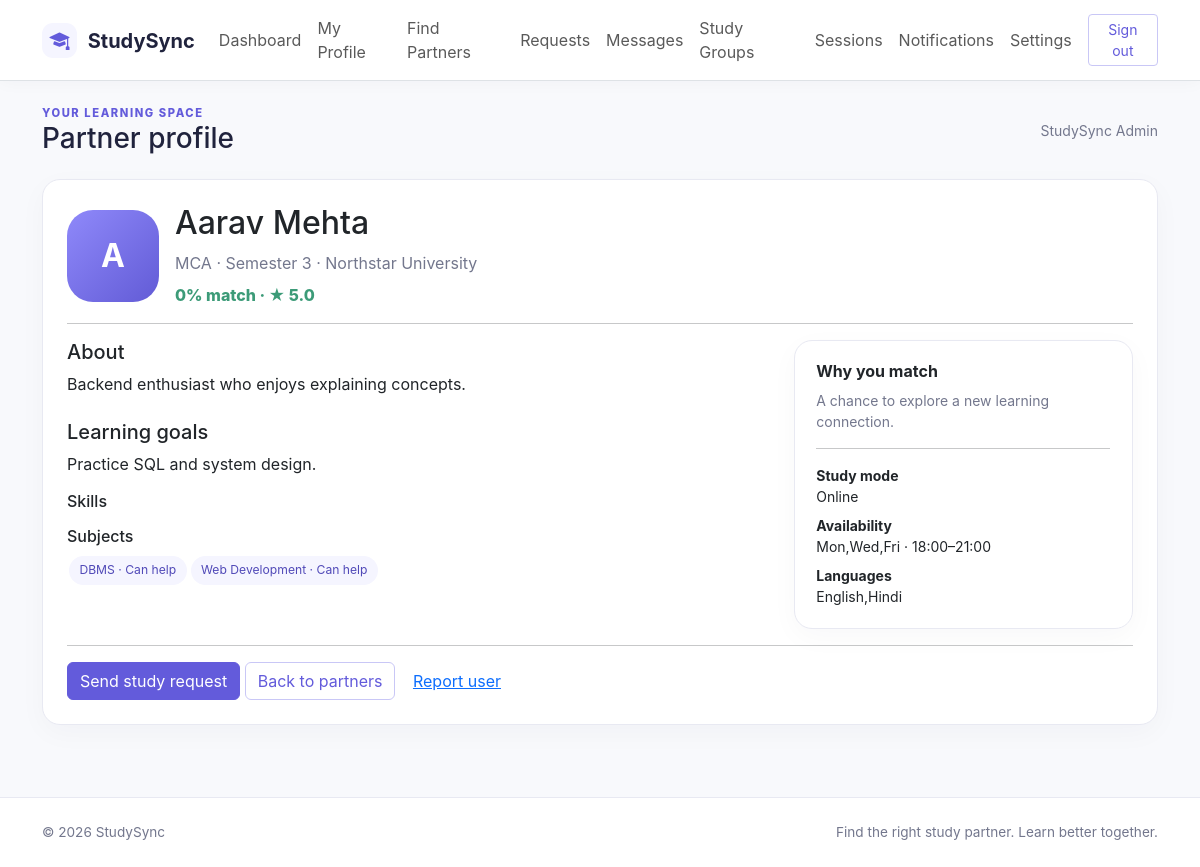
Page /student/partner-details.php?id=2 (signed in) on the committed database.
### tables this page shows
CREATE TABLE users(id BIGINT UNSIGNED AUTO_INCREMENT PRIMARY KEY,name VARCHAR(120) NOT NULL,email VARCHAR(190) NOT NULL UNIQUE,password VARCHAR(255) NOT NULL,role ENUM('student','admin') NOT NULL DEFAULT 'student',status ENUM('active','inactive') NOT NULL DEFAULT 'active',created_at TIMESTAMP NOT NULL DEFAULT CURRENT_TIMESTAMP,updated_at TIMESTAMP NOT NULL DEFAULT CURRENT_TIMESTAMP ON UPDATE CURRENT_TIMESTAMP,INDEX(role,status));

CREATE TABLE student_profiles(user_id BIGINT UNSIGNED PRIMARY KEY,college VARCHAR(180) NOT NULL DEFAULT '',course VARCHAR(120) NOT NULL DEFAULT '',semester TINYINT UNSIGNED NULL,about TEXT NULL,learning_goals TEXT NULL,study_mode ENUM('Online','Offline','Both') NULL,availability_days VARCHAR(100) NULL,start_time TIME NULL,end_time TIME NULL,languages VARCHAR(180) NULL,avatar VARCHAR(255) NULL,FOREIGN KEY(user_id) REFERENCES users(id) ON DELETE CASCADE);

CREATE TABLE user_subjects(user_id BIGINT UNSIGNED NOT NULL,subject_id INT UNSIGNED NOT NULL,intent ENUM('help','want') NOT NULL,PRIMARY KEY(user_id,subject_id,intent),FOREIGN KEY(user_id) REFERENCES users(id) ON DELETE CASCADE,FOREIGN KEY(subject_id) REFERENCES subjects(id));

### config/database.php (called while the page is built, shortened)
<?php
function db(): PDO {
    static $pdo;
    if (!$pdo) {
        $pdo = new PDO('mysql:host='.DB_HOST.';dbname='.DB_NAME.';charset=utf8mb4', DB_USER, DB_PASS, [PDO::ATTR_ERRMODE=>PDO::ERRMODE_EXCEPTION, PDO::ATTR_DEFAULT_FETCH_MODE=>PDO::FETCH_ASSOC, PDO::ATTR_EMULATE_PREPARES=>false]);
    }
    return $pdo;
}

### student/partner-details.php (the view)
<?php require_once __DIR__.'/../includes/functions.php';$u=require_login();$id=(int)($_GET['id']??0);if($id===(int)$u['id'])go('profile.php');$q=db()->prepare("SELECT u.id,u.name,p.* FROM users u JOIN student_profiles p ON p.user_id=u.id WHERE u.id=? AND u.status='active'");$q->execute([$id]);$p=$q->fetch();if(!$p){http_response_code(404);exit('Student not found');}$m=match_info((int)$u['id'],$id);$skills=db()->prepare('SELECT s.name FROM user_skills x JOIN skills s ON s.id=x.skill_id WHERE x.user_id=?');$skills->execute([$id]);$subs=db()->prepare('SELECT s.name,x.intent FROM user_subjects x JOIN subjects s ON s.id=x.subject_id WHERE x.user_id=?');$subs->execute([$id]);page_start('Partner profile'); ?><div class="card"><div class="card-body p-4"><div class="d-flex gap-3 align-items-center"><div class="avatar avatar-lg"><?= e(mb_substr($p['name'],0,1)) ?></div><div><h2><?= e($p['name']) ?></h2><p class="text-secondary mb-0"><?= e($p['course']) ?> · Semester <?= e($p['semester']) ?> · <?= e($p['college']) ?></p><div class="match mt-2"><?= $m['score'] ?>% match · ★ <?= e(rating_avg($id)) ?></div></div></div><hr><div class="row"><div class="col-lg-8"><h3 class="h5">About</h3><p><?= nl2br(e($p['about']?:'No introduction added yet.')) ?></p><h3 class="h5 mt-4">Learning goals</h3><p><?= nl2br(e($p['learning_goals']?:'Not added yet.')) ?></p><h3 class="h6">Skills</h3><?php foreach($skills as $x)echo tag($x['name']); ?><h3 class="h6 mt-3">Subjects</h3><?php foreach($subs as $x)echo tag($x['name'].' · '.($x['intent']==='help'?'Can help':'Wants to learn')); ?></div><div class="col-lg-4"><div class="card"><div class="card-body"><h3 class="h6 fw-bold">Why you match</h3><?php if($m['why']):foreach($m['why'] as $w): ?><div class="small py-1"><i class="bi bi-check-circle-fill text-success"></i> <?= e($w) ?></div><?php endforeach;else: ?><p class="small text-secondary">A chance to explore a new learning connection.</p><?php endif ?><hr><div class="small"><strong>Study mode</strong><br><?= e($p['study_mode']?:'Not set') ?><br><strong class="d-block mt-2">Availability</strong><?= e($p['availability_days']?:'Not set') ?> <?= $p['start_time']?' · '.e(substr($p['start_time'],0,5)).'–'.e(substr($p['end_time'],0,5)):'' ?><br><strong class="d-block mt-2">Languages</strong><?= e($p['languages']?:'Not set') ?></div></div></div></div></div><hr><form class="d-inline" method="post" action="../actions/partner-request.php"><input type="hidden" name="csrf" value="<?= e(csrf()) ?>"><input type="hidden" name="receiver_id" value="<?= $id ?>"><input type="hidden" name="intent" value="send"><button class="btn btn-primary">Send study request</button></form> <a class="btn btn-outline-primary" href="find-partners.php">Back to partners</a> <button class="btn btn-link" data-bs-toggle="collapse" data-bs-target="#report">Report user</button><form id="report" class="collapse mt-3" method="post" action="../actions/report.php"><input type="hidden" name="csrf" value="<?= e(csrf()) ?>"><input type="hidden" name="reported_id" value="<?= $id ?>"><select class="form-select mb-2" name="reason" required><?php foreach(['Inappropriate behavior','Spam','Fake profile','Harassment','Other'] as $r): ?><option><?= e($r) ?></option><?php endforeach ?></select><textarea class="form-control mb-2" name="description" placeholder="Optional details"></textarea><button class="btn btn-sm btn-outline-danger">Submit report</button></form></div></div><?php page_end(); ?>

### includes/functions.php (shortened to what this page needs)
<?php
require_once __DIR__.'/../config/database.php';
function e($v): string { return htmlspecialchars((string)$v, ENT_QUOTES|ENT_SUBSTITUTE, 'UTF-8'); }
function current_user(): ?array { if(empty($_SESSION['uid'])) return null; $q=db()->prepare('SELECT u.id,u.name,u.email,u.role,u.status,p.college,p.course,p.semester,p.avatar FROM users u LEFT JOIN student_profiles p ON p.user_id=u.id WHERE u.id=?'); $q->execute([$_SESSION['uid']]); return $q->fetch() ?: null; }
function require_login(): array { $u=current_user(); if(!$u || $u['status']!=='active') go('../login.php'); return $u; }
function tag(string $text): string { return '<span class="tag">'.e($text).'</span>'; }
function rating_avg(int $id): string { $q=db()->prepare('SELECT AVG(rating) FROM ratings WHERE ratee_id=?');$q->execute([$id]);$v=$q->fetchColumn();return $v?number_format((float)$v,1):'New'; }
function match_info(int $me,int $them): array {
 $a=db()->prepare('SELECT * FROM student_profiles WHERE user_id=?');$a->execute([$me]);$p=$a->fetch()?:[];$b=db()->prepare('SELECT * FROM student_profiles WHERE user_id=?');$b->execute([$them]);$q=$b->fetch()?:[];
 $score=0;$why=[];
 $shared=db()->prepare("SELECT COUNT(*) FROM user_subjects a JOIN user_subjects b ON a.subject_id=b.subject_id WHERE a.user_id=? AND b.user_id=?");$shared->execute([$me,$them]);if($shared->fetchColumn()>0){$score+=25;$why[]='Shared subject interests';}
 $compat=db()->prepare("SELECT COUNT(*) FROM user_subjects a JOIN user_subjects b ON a.subject_id=b.subject_id WHERE a.user_id=? AND b.user_id=? AND a.intent='want' AND b.intent='help'");$compat->execute([$me,$them]);$compatN=(int)$compat->fetchColumn();$compat->execute([$them,$me]);$compatN+=(int)$compat->fetchColumn();if($compatN){$score+=20;$why[]='Learning and teaching goals align';}
 $skills=db()->prepare('SELECT COUNT(*) FROM user_skills a JOIN user_skills b ON a.skill_id=b.skill_id WHERE a.user_id=? AND b.user_id=?');$skills->execute([$me,$them]);if($skills->fetchColumn()){ $score+=20;$why[]='Skills in common'; }
 return ['score'=>min(100,$score),'why'=>$why];
}
function page_start(string $title,bool $admin=false): void { $u=current_user(); $flash=$_SESSION['flash']??null;unset($_SESSION['flash']); echo '<!doctype html><html lang="en"><head><meta charset="utf-8"><meta name="viewport" content="width=device-width, initial-scale=1"><title>'.e($title).' · StudySync</title><link href="https://cdn.jsdelivr.net/npm/bootstrap@5.3.3/dist/css/bootstrap.min.css" rel="stylesheet"><link href="https://cdn.jsdelivr.net/npm/bootstrap-icons@1.11.3/font/bootstrap-icons.min.css" rel="stylesheet"><link href="'.(str_contains($_SERVER['PHP_SELF'],'/student/')||str_contains($_SERVER['PHP_SELF'],'/admin/')?'../':'').'assets/css/style.css" rel="stylesheet"></head><body><nav class="navbar navbar-expand-lg bg-white border-bottom sticky-top"><div class="container"><a class="navbar-brand fw-bold" href="'.(str_contains($_SERVER['PHP_SELF'],'/student/')?'dashboard.php':'index.php').'"><span class="brand-icon"><i class="bi bi-mortarboard-fill"></i></span> StudySync</a><button class="navbar-toggler" data-bs-toggle="collapse" data-bs-target="#nav"><span class="navbar-toggler-icon"></span></button><div id="nav" class="collapse navbar-collapse"><div class="navbar-nav ms-auto align-items-lg-center">'; if($u){$base=$admin?'../admin/':'../student/';$items=$admin?['Dashboard'=>'dashboard.php','Students'=>'students.php','Subjects'=>'catalog.php?type=subject','Skills'=>'catalog.php?type=skill','Groups'=>'groups.php','Reports'=>'reports.php','Feedback'=>'feedback.php']:['Dashboard'=>'dashboard.php','My Profile'=>'profile.php','Find Partners'=>'find-partners.php','Requests'=>'requests.php','Messages'=>'messages.php','Study Groups'=>'groups.php','Sessions'=>'sessions.php','Notifications'=>'notifications.php','Settings'=>'settings.php']; foreach($items as $n=>$url)echo '<a class="nav-link" href="'.$base.$url.'">'.e($n).'</a>';echo '<a class="btn btn-sm btn-outline-primary ms-lg-2" href="'.($admin?'../':'').'logout.php">Sign out</a>'; } else echo '<a class="nav-link" href="'.(str_contains($_SERVER['PHP_SELF'],'about.php')?'../':'').'index.php#how">How it works</a><a class="nav-link" href="'.(str_contains($_SERVER['PHP_SELF'],'about.php')?'about.php':'about.php').'"><span>About</span></a><a class="nav-link" href="'.(str_contains($_SERVER['PHP_SELF'],'about.php')?'../':'').'login.php">Login</a><a class="btn btn-primary ms-lg-2" href="'.(str_contains($_SERVER['PHP_SELF'],'about.php')?'../':'').'register.php">Get started</a>';echo '</div></div></div></nav><main class="container py-4">';if($flash)echo '<div class="alert alert-'.e($flash[0]).' alert-dismissible">'.e($flash[1]).'<button class="btn-close" data-bs-dismiss="alert"></button></div>'; if($u)echo '<div class="d-flex align-items-center justify-content-between mb-4"><div><div class="eyebrow">'.($admin?'ADMIN CONSOLE':'YOUR LEARNING SPACE').'</div><h1 class="h3 mb-0">'.e($title).'</h1></div><div class="small text-secondary">'.e($u['name']).'</div></div>'; }
function page_end(): void { echo '</main><footer class="footer py-4 mt-5"><div class="container d-flex justify-content-between"><span>© '.date('Y').' StudySync</span><span>Find the right study partner. Learn better together.</span></div></footer><script src="https://cdn.jsdelivr.net/npm/bootstrap@5.3.3/dist/js/bootstrap.bundle.min.js"></script><script src="'.(str_contains($_SERVER['PHP_SELF'],'/student/')||str_contains($_SERVER['PHP_SELF'],'/admin/')?'../':'').'assets/js/main.js"></script></body></html>'; }

### assets/css/style.css (style rules this page uses)
:root { --ink:#20233d;--muted:#73778d;--primary:#635bdb;--soft:#f5f5ff;--line:#e8e9f2 }
* { box-sizing:border-box }
body { background:#f8f9fc;color:var(--ink);font-family:Inter,ui-sans-serif,system-ui,-apple-system,"Segoe UI",sans-serif }
.navbar { box-shadow:0 2px 16px #20233d08 }
.navbar-brand { color:var(--ink) }
.brand-icon { display:inline-grid;place-items:center;background:var(--soft);color:var(--primary);width:35px;height:35px;border-radius:11px;margin-right:6px }
.btn-primary { background:var(--primary);border-color:var(--primary) }
.btn-outline-primary { color:var(--primary);border-color:#c9c7f6 }
.card,.panel { border:1px solid var(--line);border-radius:18px;box-shadow:0 8px 28px #20233d08;background:#fff }
.card { overflow:hidden }
.card-body { padding:1.35rem }
.eyebrow { font-size:.7rem;letter-spacing:.14em;color:var(--primary);font-weight:800 }
.text-secondary { color:var(--muted)!important }
.tag { display:inline-block;padding:.32rem .65rem;border-radius:99px;background:var(--soft);color:#514ab8;font-size:.76rem;margin:2px }
.avatar { width:54px;height:54px;border-radius:16px;background:linear-gradient(135deg,#8f89fa,#625bd6);color:white;display:grid;place-items:center;font-size:1.2rem;font-weight:700;object-fit:cover }
.avatar-lg { width:92px;height:92px;border-radius:26px;font-size:2rem }
.match { color:#3c9b78;font-weight:800 }
.footer { background:#fff;border-top:1px solid var(--line);color:var(--muted);font-size:.85rem }

### rows in the picture
users: name "StudySync Admin"
student_profiles: user_id.name "A", user_id.name "Aarav Mehta", course "MCA", semester "3", college "Northstar University", about "Backend enthusiast who enjoys explaining concepts.", learning_goals "Practice SQL and system design.", study_mode "Online", availability_days "Mon,Wed,Fri", start_time "18:00", end_time "21:00", languages "English,Hindi"
user_subjects: text "DBMS · Can help"
user_subjects: text "Web Development · Can help"

### other values in the picture
$n "Dashboard"
$n "My Profile"
$n "Find Partners"
$n "Requests"
$n "Messages"
$n "Study Groups"
$n "Sessions"
$n "Notifications"
$n "Settings"
$title "Partner profile"
$m['score'] "0"
rating_avg($id) "5.0"
